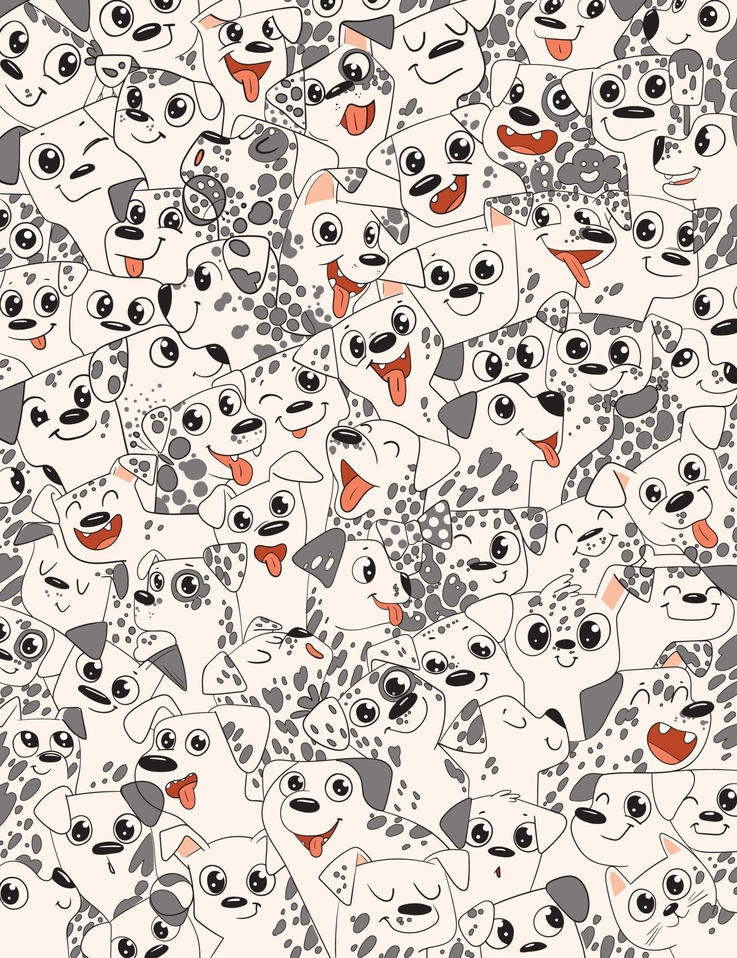
#> input picture picture/dog.jpg, 737 x 958 px, shrunk from 1789 x 2326 before the run, found by its file name
$ jupyter execute --allow-errors find-object.ipynb
#> lines starting #> are read from the running program, lines starting #| are printed output that depends on the picture
[cell 1]
import cv2 as cv
import numpy as np
from matplotlib import pyplot as plt

[cell 2]
img = cv.imread("picture\\dog.jpg", cv.IMREAD_GRAYSCALE)
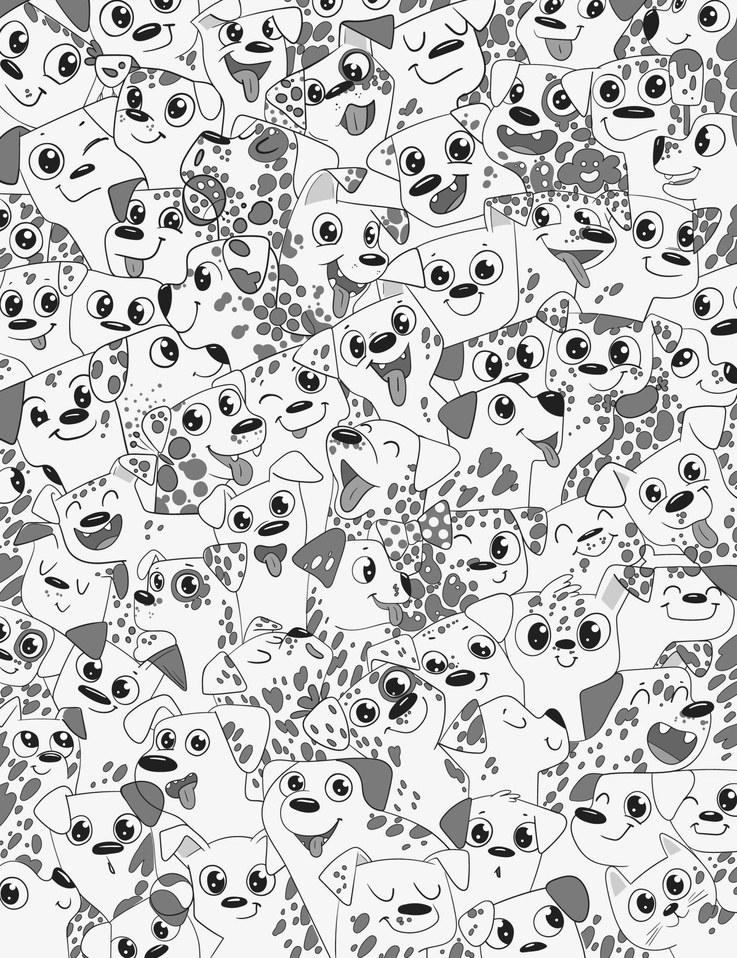
#> img: shape (958, 737); min 0, max 255, mean 200.3
FLANN_INDEX_KDTREE = 1
index_params= dict(algorithm = FLANN_INDEX_KDTREE,
                   tree = 5)
search_params = dict(checks=10000)

sift = cv.SIFT_create()

kp_img, des_img = sift.detectAndCompute(img, None)
#> kp_img = 5161 keypoints; strongest (x, y, size): (700, 144, 2.1), (314, 96, 2.1), (171, 353, 2.2), (225, 408, 2.1)
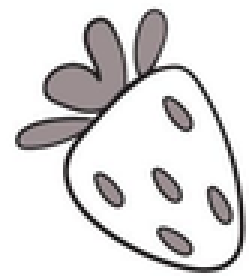
#> input picture picture/obj/obj1.png, 83 x 92 px, shrunk from 201 x 223 before the run, found by its file name (shown 3 times larger)
#> `kp_obj, des_obj = sift.detectAndCompute(obj, None)`: kp_obj = 29 keypoints; strongest (x, y, size): (44, 25, 2.1), (47, 25, 2), (34, 37, 2.1), (42, 29, 2)
#> `matches = flann.knnMatch(des_obj, des_img, k = 2)`: matches = 29 matches
#> the loop `for m,n in matches:` made 29 passes
#> after the loop `for m,n in matches:`: good = 1 matches
#| Object 1: Not enough matches are found - 1/7
#> `result = cv.drawMatches(obj, kp_obj, img, kp_img, good, None, **draw_p..`:
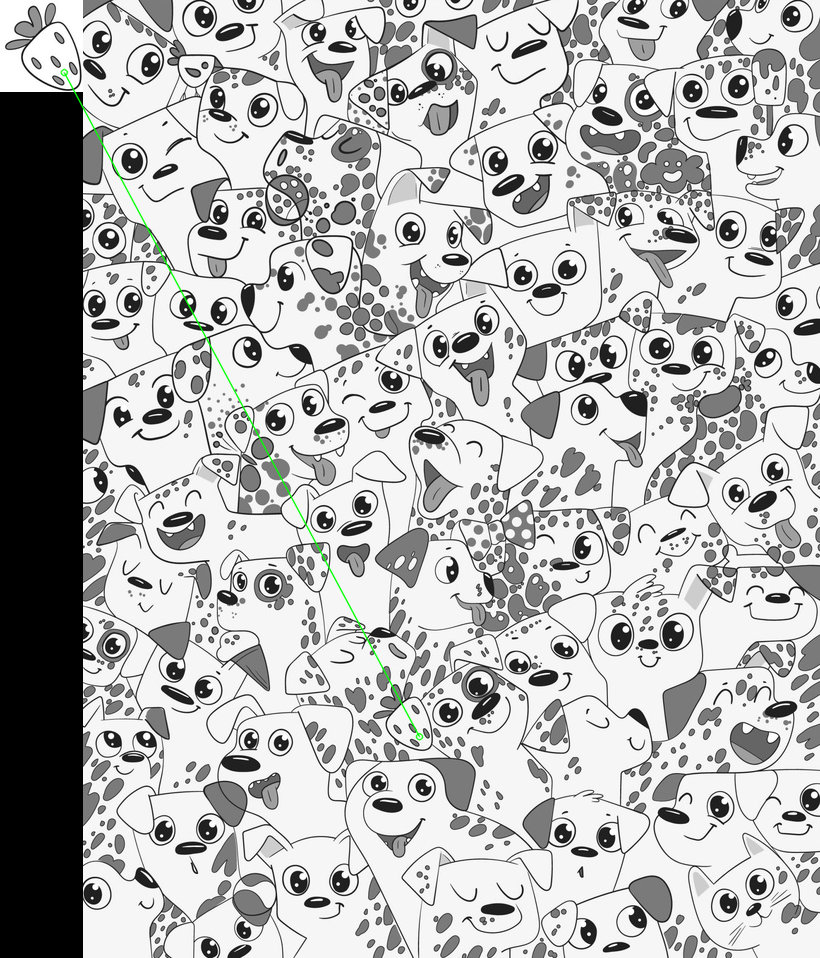
#> result: shape (958, 820, 3); mean of channels 0, 1, 2 181.9, 182.3, 181.9; drawn as B, G, R

flann = cv.FlannBasedMatcher(index_params, search_params)

#> (the rest of this cell did not finish here and is left out)
